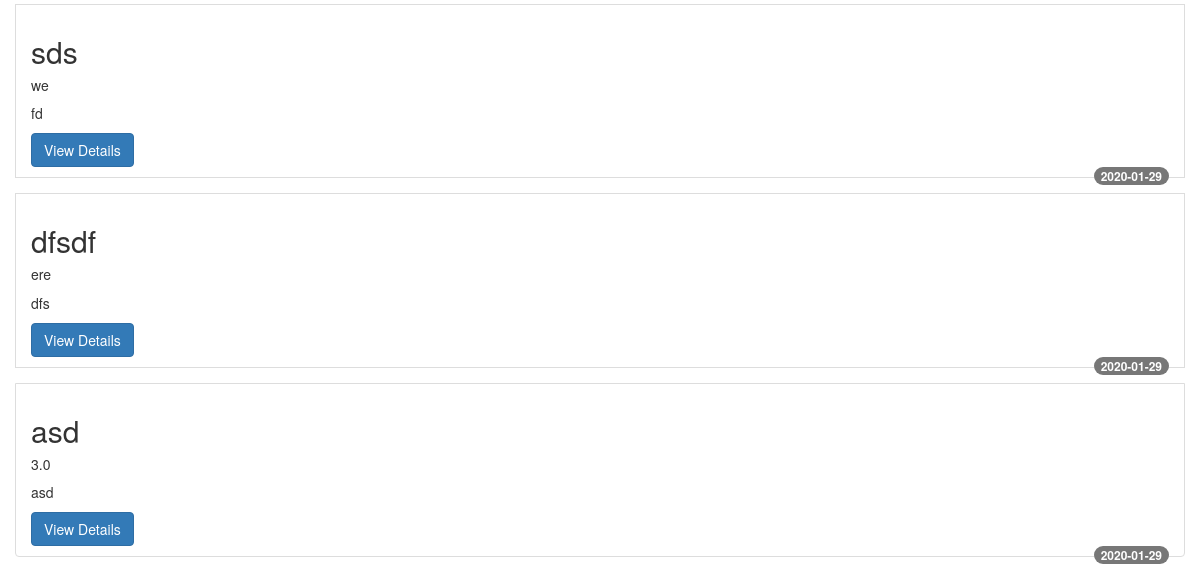
The app's page /ads (lower part), older data.
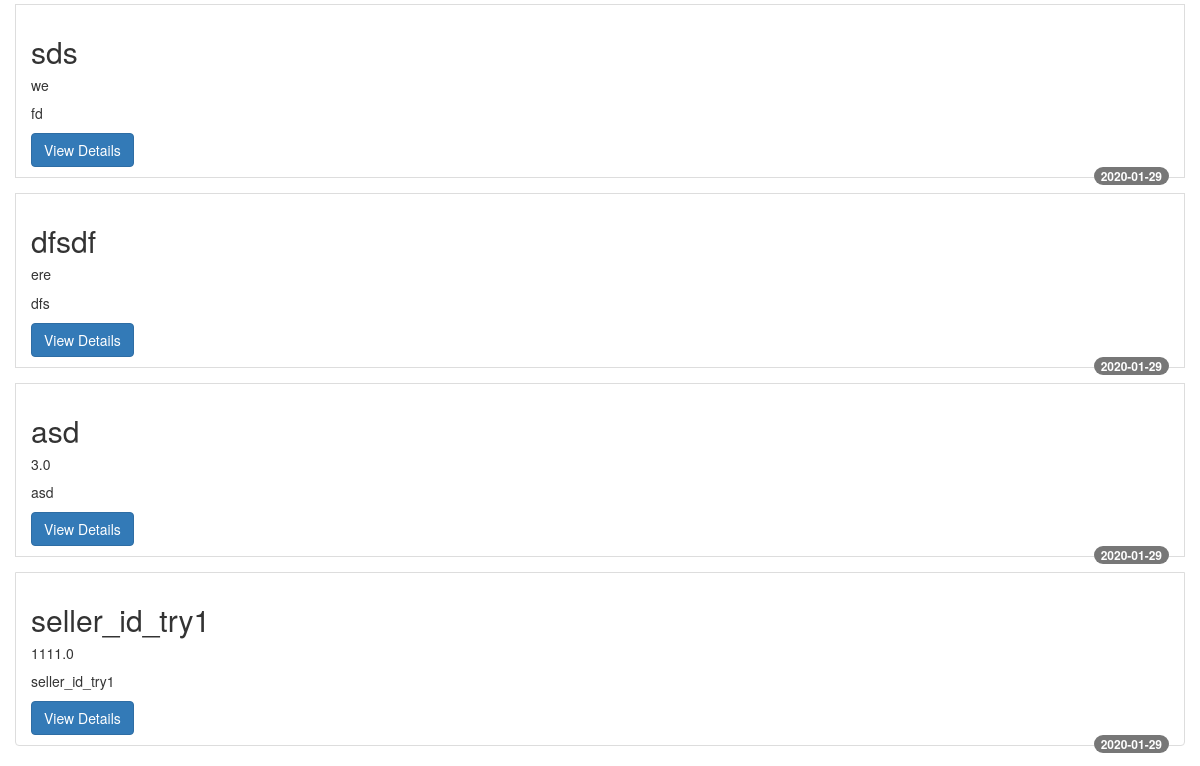
The same page, newer data.
### tables this page shows
CREATE TABLE advertisements
    (
        id INTEGER PRIMARY KEY AUTOINCREMENT,
        seller_id INTEGER NOT NULL,
        name TEXT NOT NULL,
        description TEXT,
        price REAL NOT NULL,
        release_date TEXT NOT NULL,
        is_available INTEGER,
        FOREIGN KEY (seller_id) REFERENCES users(id)
    );

### main.py (the view)
@app.route('/ads')
def ads():
    return render_template('ads.html', advertisements=Advertisement.all())

### advertisement.py (called while the page is built)
    @staticmethod
    def all():
        with DB() as db:
            rows = db.execute('SELECT * FROM advertisements').fetchall()
            return [Advertisement(*row) for row in rows]

### database.py (called while the page is built)
    def __enter__(self):
        self.conn = sqlite3.connect(DB_NAME)
        return self.conn.cursor()

    def __exit__(self, type, value, traceback):
        self.conn.commit()

### templates/ads.html (shortened to what this page needs)
<!DOCTYPE html>
<html lang="en">
<head>
    <link rel="stylesheet" href="https://maxcdn.bootstrapcdn.com/bootstrap/3.4.1/css/bootstrap.min.css">
    <link href= "{{ url_for('static',filename='ads.css') }}" rel= "stylesheet" type= "text/css" >
</head>
<body>
    <div class="list-group">
      {% for ad in advertisements %}
     <div class="list-group-item" class="ad-wrapper">
        <div id="ad-header" class="ad-header">
          <div class="center-block">
            <h2>{{ ad.name }}</h2>
          </div>
        </div>
        <div class="ad-body">
          <h5 class="ad-title"> {{ ad.price }} </h5>
          <p class="ad-text"> {{ ad.description }}</p>
          <a href="#" class="btn btn-primary">View Details</a>
        </div>
        <div class="badge">
          {{ ad.release_date }}
        </div>
     </div>
     {% endfor %}
    </div>
</body>
</html>

### static/ads.css (style rules this page uses)
.list-group-item { margin: 15px !important; }
.badge { margin-bottom: 10px; }

Row changes from the older to the newer data that the page shows:
added advertisements: name "seller_id_try1", price "1111.0", description "seller_id_try1", release_date "2020-01-29"
